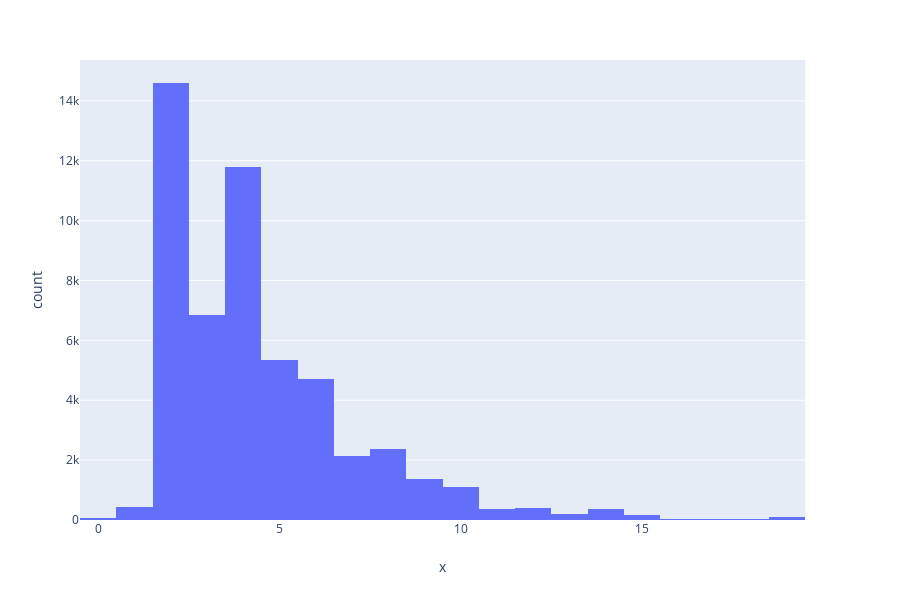

Notebook code for this chart:
### Markdown cell above
### Explore pax frequency

### Code cell
x = df[(df.IsDelivery == 0) & (df.Pax < 20)].Pax.values
fig = px.histogram(x=x)
fig.show()

### Figure 1 — Plotly figure (JSON) as saved in the notebook; plotly's stock layout.template omitted (floating-point values rounded to 4 significant figures; data arrays with more than 128 entries replaced by an {"elided": "..."} marker saying what was removed)
{"data": [{"alignmentgroup": "True", "bingroup": "x", "hoverlabel": {"namelength": 0}, "hovertemplate": "x=%{x}<br>count=%{y}", "legendgroup": "", "marker": {"color": "#636efa"}, "name": "", "offsetgroup": "", "orientation": "v", "showlegend": false, "type": "histogram", "x": {"elided": "52458 int values"}, "xaxis": "x", "yaxis": "y"}], "layout": {"barmode": "relative", "height": 600, "legend": {"tracegroupgap": 0}, "margin": {"t": 60}, "xaxis": {"anchor": "y", "domain": [0, 0.98], "title": {"text": "x"}}, "yaxis": {"anchor": "x", "domain": [0, 1], "title": {"text": "count"}}}}
